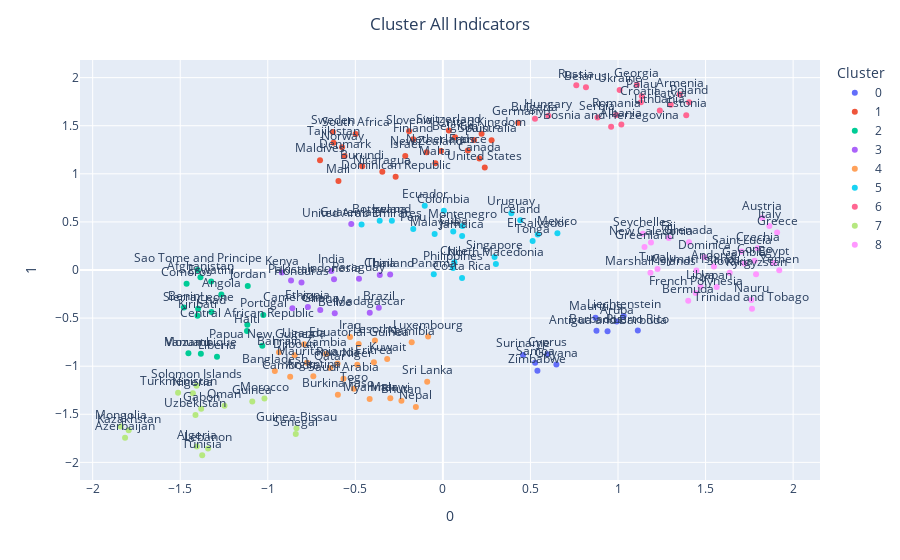

Here is the notebook cell this chart was saved with:
### Markdown cell above
# All indicators

Perform the same code as before but for different indicators.

TSNE() and AffinityPropagation() parameters have been optimized again for this case.

### Code cell
#Reload the oringinal dataframe, now with all  indicators
df_normalized = corr_df.copy()
df_normalized = df_normalized.dropna(how='all')
df_normalized = df_normalized.fillna(value = 0)

#Apply t-SNE
tsne = TSNE(n_components = 2, perplexity = 5, n_iter = 20000, learning_rate = 100.0, init = 'pca')
tsne_result = tsne.fit_transform(df_normalized)
new_df_tsne = pd.DataFrame(np.hstack((np.array(df_normalized.index).reshape(-1, 1), tsne_result)), columns = ['Country', '1st_component', '2nd_component'])
new_df_tsne.set_index('Country', inplace = True)

#Apply Clustering
X_affinity_all = pd.DataFrame(StandardScaler().fit_transform(new_df_tsne))
X_affinity_all.index = new_df_tsne.index
'''Apply AffinityPropagation'''
optics = AffinityPropagation(damping=0.9).fit(X_affinity_all)
labels_affinity = optics.labels_

#Display plot
X_affinity_all['Cluster'] = labels_affinity
X_affinity_all['Cluster'] = X_affinity_all['Cluster'].astype(str)
fig = px.scatter(X_affinity_all, x= X_affinity_all.columns[0], y=X_affinity_all.columns[1], text= X_affinity_all.index, size_max=100, color='Cluster', category_orders={"Cluster": sort(list(set(X_affinity_all.loc[:, 'Cluster'])))})
fig.update_layout(title_text='Cluster All Indicators', title_x=0.5)
fig.update_traces(textposition='top center')
fig.show()

### Figure 1 — Plotly figure (JSON) as saved in the notebook; plotly's stock layout.template omitted (floating-point values rounded to 4 significant figures)
{"data": [{"hovertemplate": "Cluster=0<br>0=%{x}<br>1=%{y}<br>Country=%{text}<extra></extra>", "legendgroup": "0", "marker": {"color": "#636efa", "symbol": "circle"}, "mode": "markers+text", "name": "0", "orientation": "v", "showlegend": true, "text": ["Barbados", "Samoa", "Puerto Rico", "Aruba", "Suriname", "Cyprus", "Antigua and Barbuda", "Liechtenstein", "Zimbabwe", "Mauritius", "Guyana"], "textposition": "top center", "type": "scatter", "x": [0.877, 0.5266, 1.113, 0.9932, 0.4575, 0.5966, 0.9402, 1.032, 0.5398, 0.8716, 0.6481], "xaxis": "x", "y": [-0.6319, -0.9646, -0.6289, -0.5342, -0.8836, -0.8751, -0.638, -0.4778, -1.048, -0.4967, -0.9817], "yaxis": "y"}, {"hovertemplate": "Cluster=1<br>0=%{x}<br>1=%{y}<br>Country=%{text}<extra></extra>", "legendgroup": "1", "marker": {"color": "#EF553B", "symbol": "circle"}, "mode": "markers+text", "name": "1", "orientation": "v", "showlegend": true, "text": ["South Africa", "New Zealand", "United Kingdom", "Spain", "Dominican Republic", "Canada", "Sweden", "Finland", "Slovenia", "Germany", "United States", "France", "Australia", "Malta", "Israel", "Tajikistan", "Burundi", "Norway", "Switzerland", "Mali", "Nicaragua", "Belgium", "Netherlands", "Denmark", "Maldives"], "textposition": "top center", "type": "scatter", "x": [-0.4982, -0.09269, 0.2209, 0.1775, -0.2698, 0.2083, -0.6286, -0.1696, -0.1928, 0.4303, 0.2391, 0.1428, 0.278, -0.04258, -0.2148, -0.6245, -0.4605, -0.5757, 0.03402, -0.5964, -0.3459, 0.06942, -0.01098, -0.5616, -0.7017], "xaxis": "x", "y": [1.414, 1.223, 1.415, 1.351, 0.9701, 1.158, 1.435, 1.359, 1.442, 1.53, 1.067, 1.244, 1.349, 1.111, 1.187, 1.324, 1.078, 1.276, 1.451, 0.9255, 1.023, 1.38, 1.238, 1.185, 1.142], "yaxis": "y"}, {"hovertemplate": "Cluster=2<br>0=%{x}<br>1=%{y}<br>Country=%{text}<extra></extra>", "legendgroup": "2", "marker": {"color": "#00cc96", "symbol": "circle"}, "mode": "markers+text", "name": "2", "orientation": "v", "showlegend": true, "text": ["Comoros", "Sierra Leone", "Central African Republic", "Papua New Guinea", "Eswatini", "Chad", "Liberia", "Portugal", "Jordan", "Benin", "Vanuatu", "Afghanistan", "Haiti", "Angola", "Kiribati", "Sao Tome and Principe", "Mozambique"], "textposition": "top center", "type": "scatter", "x": [-1.464, -1.398, -1.117, -1.031, -1.323, -1.322, -1.29, -1.025, -1.114, -1.479, -1.453, -1.385, -1.119, -1.265, -1.401, -1.401, -1.382], "xaxis": "x", "y": [-0.1434, -0.4025, -0.5681, -0.787, -0.1195, -0.4376, -0.901, -0.4675, -0.1663, -0.3892, -0.8657, -0.07569, -0.6341, -0.2555, -0.4754, 0.00134, -0.8711], "yaxis": "y"}, {"hovertemplate": "Cluster=3<br>0=%{x}<br>1=%{y}<br>Country=%{text}<extra></extra>", "legendgroup": "3", "marker": {"color": "#ab63fa", "symbol": "circle"}, "mode": "markers+text", "name": "3", "orientation": "v", "showlegend": true, "text": ["Madagascar", "Guatemala", "Pakistan", "Brazil", "Indonesia", "Ghana", "Honduras", "India", "Thailand", "China", "Ethiopia", "Paraguay", "Belize", "Cameroon", "Kenya"], "textposition": "top center", "type": "scatter", "x": [-0.4177, -0.5233, -0.8672, -0.366, -0.6216, -0.7002, -0.8073, -0.6374, -0.3011, -0.3604, -0.7709, -0.4791, -0.6176, -0.8595, -0.9194], "xaxis": "x", "y": [-0.4434, 0.4785, -0.1087, -0.3928, -0.09718, -0.4157, -0.1299, -0.0105, -0.0464, -0.05301, -0.3839, -0.09187, -0.45, -0.3976, -0.02619], "yaxis": "y"}, {"hovertemplate": "Cluster=4<br>0=%{x}<br>1=%{y}<br>Country=%{text}<extra></extra>", "legendgroup": "4", "marker": {"color": "#FFA15A", "symbol": "circle"}, "mode": "markers+text", "name": "4", "orientation": "v", "showlegend": true, "text": ["Argentina", "Burkina Faso", "Bhutan", "Djibouti", "Lesotho", "Equatorial Guinea", "Niger", "Kuwait", "Sri Lanka", "Rwanda", "Cambodia", "Iraq", "Saudi Arabia", "Luxembourg", "Uganda", "Bahrain", "Myanmar", "Mauritania", "Namibia", "Malawi", "Bangladesh", "Eritrea", "Nepal", "Zambia", "Qatar", "Togo"], "textposition": "top center", "type": "scatter", "x": [-0.7398, -0.5997, -0.2368, -0.8468, -0.3881, -0.4809, -0.489, -0.3182, -0.0897, -0.6016, -0.8722, -0.5303, -0.5674, -0.0843, -0.7925, -0.9359, -0.4182, -0.7758, -0.1781, -0.3003, -0.9597, -0.394, -0.1544, -0.6668, -0.6436, -0.5082], "xaxis": "x", "y": [-1.104, -1.298, -1.358, -0.8865, -0.732, -0.7698, -0.9852, -0.9248, -1.161, -0.9713, -1.11, -0.6961, -1.13, -0.6915, -0.7721, -0.8554, -1.341, -0.9655, -0.7512, -1.333, -1.05, -0.9589, -1.425, -0.8732, -1.018, -1.236], "yaxis": "y"}, {"hovertemplate": "Cluster=5<br>0=%{x}<br>1=%{y}<br>Country=%{text}<extra></extra>", "legendgroup": "5", "marker": {"color": "#19d3f3", "symbol": "circle"}, "mode": "markers+text", "name": "5", "orientation": "v", "showlegend": true, "text": ["Iceland", "Colombia", "Jamaica", "United Arab Emirates", "Ireland", "El Salvador", "Montenegro", "Botswana", "Panama", "Singapore", "Peru", "Costa Rica", "Ecuador", "Uruguay", "Mexico", "Cuba", "Philippines", "Chile", "Tonga", "Malaysia", "North Macedonia"], "textposition": "top center", "type": "scatter", "x": [0.442, 0.005543, 0.1098, -0.4644, -0.2915, 0.5418, 0.1115, -0.3609, -0.05203, 0.2951, -0.1692, 0.1094, -0.1037, 0.3908, 0.6539, 0.05909, 0.0583, 0.06557, 0.5123, -0.04707, 0.3027], "xaxis": "x", "y": [0.5166, 0.6149, 0.3538, 0.472, 0.5113, 0.3698, 0.4568, 0.5119, -0.04516, 0.1342, 0.4272, -0.0829, 0.6693, 0.5905, 0.3827, 0.401, 0.01998, 0.07953, 0.3008, 0.3735, 0.06248], "yaxis": "y"}, {"hovertemplate": "Cluster=6<br>0=%{x}<br>1=%{y}<br>Country=%{text}<extra></extra>", "legendgroup": "6", "marker": {"color": "#FF6692", "symbol": "circle"}, "mode": "markers+text", "name": "6", "orientation": "v", "showlegend": true, "text": ["Belarus", "Croatia", "Russia", "Estonia", "Bosnia and Herzegovina", "Serbia", "Bulgaria", "Latvia", "Hungary", "Georgia", "Albania", "Armenia", "Lithuania", "Palau", "Ukraine", "Romania", "Poland"], "textposition": "top center", "type": "scatter", "x": [0.817, 1.131, 0.7617, 1.39, 0.9607, 0.8828, 0.5258, 1.301, 0.6022, 1.108, 1.019, 1.353, 1.239, 1.136, 1.009, 0.9894, 1.406], "xaxis": "x", "y": [1.899, 1.744, 1.92, 1.61, 1.49, 1.584, 1.574, 1.718, 1.605, 1.926, 1.514, 1.826, 1.658, 1.807, 1.873, 1.611, 1.744], "yaxis": "y"}, {"hovertemplate": "Cluster=7<br>0=%{x}<br>1=%{y}<br>Country=%{text}<extra></extra>", "legendgroup": "7", "marker": {"color": "#B6E880", "symbol": "circle"}, "mode": "markers+text", "name": "7", "orientation": "v", "showlegend": true, "text": ["Azerbaijan", "Oman", "Lebanon", "Kazakhstan", "Turkmenistan", "Morocco", "Algeria", "Mongolia", "Guinea", "Guinea-Bissau", "Senegal", "Solomon Islands", "Tunisia", "Gabon", "Nigeria", "Uzbekistan"], "textposition": "top center", "type": "scatter", "x": [-1.815, -1.247, -1.341, -1.794, -1.512, -1.019, -1.405, -1.84, -1.088, -0.8361, -0.8401, -1.407, -1.374, -1.38, -1.428, -1.413], "xaxis": "x", "y": [-1.745, -1.411, -1.856, -1.666, -1.277, -1.335, -1.836, -1.626, -1.366, -1.646, -1.706, -1.203, -1.926, -1.443, -1.282, -1.506], "yaxis": "y"}, {"hovertemplate": "Cluster=8<br>0=%{x}<br>1=%{y}<br>Country=%{text}<extra></extra>", "legendgroup": "8", "marker": {"color": "#FF97FF", "symbol": "circle"}, "mode": "markers+text", "name": "8", "orientation": "v", "showlegend": true, "text": ["Greenland", "Tuvalu", "Libya", "Slovakia", "Bermuda", "Dominica", "Yemen", "Gambia", "Japan", "Seychelles", "Saint Lucia", "Egypt", "Austria", "Czechia", "Fiji", "French Polynesia", "Kyrgyzstan", "Congo", "New Caledonia", "Italy", "Greece", "Marshall Islands", "Trinidad and Tobago", "Nauru", "Grenada", "Andorra", "Cayman Islands"], "textposition": "top center", "type": "scatter", "x": [1.151, 1.226, 1.472, 1.638, 1.401, 1.493, 1.921, 1.721, 1.564, 1.142, 1.705, 1.889, 1.824, 1.798, 1.29, 1.444, 1.788, 1.78, 1.188, 1.864, 1.909, 1.185, 1.765, 1.762, 1.405, 1.548, 1.448], "xaxis": "x", "y": [0.2383, 0.0113, -0.1744, -0.02845, -0.3204, 0.133, -0.003491, 0.06815, -0.1777, 0.3761, 0.1917, 0.07283, 0.5418, 0.225, 0.3336, -0.238, -0.04291, 0.09707, 0.2864, 0.4566, 0.3903, -0.02867, -0.4028, -0.3116, 0.2891, 0.03578, -0.004105], "yaxis": "y"}], "layout": {"legend": {"title": {"text": "Cluster"}, "tracegroupgap": 0}, "margin": {"t": 60}, "title": {"text": "Cluster All Indicators", "x": 0.5}, "xaxis": {"anchor": "y", "domain": [0, 1], "title": {"text": "0"}}, "yaxis": {"anchor": "x", "domain": [0, 1], "title": {"text": "1"}}}}
